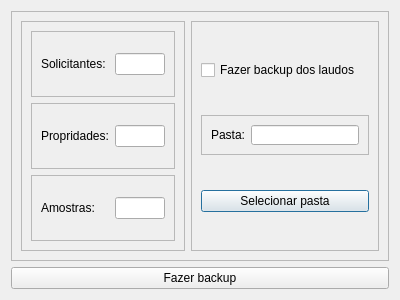
<?xml version="1.0" encoding="UTF-8"?>
<ui version="4.0">
 <class>Dialog</class>
 <widget class="QDialog" name="Dialog">
  <property name="geometry">
   <rect>
    <x>0</x>
    <y>0</y>
    <width>400</width>
    <height>300</height>
   </rect>
  </property>
  <property name="windowTitle">
   <string>Dialog</string>
  </property>
  <layout class="QVBoxLayout" name="verticalLayout">
   <item>
    <widget class="QFrame" name="frame">
     <property name="frameShape">
      <enum>QFrame::Shape::StyledPanel</enum>
     </property>
     <property name="frameShadow">
      <enum>QFrame::Shadow::Raised</enum>
     </property>
     <layout class="QHBoxLayout" name="horizontalLayout_4">
      <item>
       <widget class="QFrame" name="frame_2">
        <property name="maximumSize">
         <size>
          <width>175</width>
          <height>16777215</height>
         </size>
        </property>
        <property name="frameShape">
         <enum>QFrame::Shape::StyledPanel</enum>
        </property>
        <property name="frameShadow">
         <enum>QFrame::Shadow::Raised</enum>
        </property>
        <layout class="QVBoxLayout" name="verticalLayout_3">
         <item>
          <widget class="QFrame" name="frame_3">
           <property name="frameShape">
            <enum>QFrame::Shape::StyledPanel</enum>
           </property>
           <property name="frameShadow">
            <enum>QFrame::Shadow::Raised</enum>
           </property>
           <layout class="QHBoxLayout" name="horizontalLayout">
            <item>
             <widget class="QLabel" name="label">
              <property name="text">
               <string>Solicitantes:</string>
              </property>
             </widget>
            </item>
            <item>
             <widget class="QLineEdit" name="requester_count">
              <property name="maximumSize">
               <size>
                <width>50</width>
                <height>16777215</height>
               </size>
              </property>
              <property name="text">
               <string/>
              </property>
             </widget>
            </item>
           </layout>
          </widget>
         </item>
         <item>
          <widget class="QFrame" name="frame_4">
           <property name="frameShape">
            <enum>QFrame::Shape::StyledPanel</enum>
           </property>
           <property name="frameShadow">
            <enum>QFrame::Shadow::Raised</enum>
           </property>
           <layout class="QHBoxLayout" name="horizontalLayout_2">
            <item>
             <widget class="QLabel" name="label_2">
              <property name="text">
               <string>Propridades:</string>
              </property>
             </widget>
            </item>
            <item>
             <widget class="QLineEdit" name="property_count">
              <property name="maximumSize">
               <size>
                <width>50</width>
                <height>16777215</height>
               </size>
              </property>
              <property name="text">
               <string/>
              </property>
             </widget>
            </item>
           </layout>
          </widget>
         </item>
         <item>
          <widget class="QFrame" name="frame_5">
           <property name="frameShape">
            <enum>QFrame::Shape::StyledPanel</enum>
           </property>
           <property name="frameShadow">
            <enum>QFrame::Shadow::Raised</enum>
           </property>
           <layout class="QHBoxLayout" name="horizontalLayout_3">
            <item>
             <widget class="QLabel" name="label_3">
              <property name="text">
               <string>Amostras:</string>
              </property>
             </widget>
            </item>
            <item>
             <widget class="QLineEdit" name="sample_count">
              <property name="maximumSize">
               <size>
                <width>50</width>
                <height>16777215</height>
               </size>
              </property>
              <property name="text">
               <string/>
              </property>
             </widget>
            </item>
           </layout>
          </widget>
         </item>
        </layout>
       </widget>
      </item>
      <item>
       <widget class="QFrame" name="frame_6">
        <property name="frameShape">
         <enum>QFrame::Shape::StyledPanel</enum>
        </property>
        <property name="frameShadow">
         <enum>QFrame::Shadow::Raised</enum>
        </property>
        <layout class="QVBoxLayout" name="verticalLayout_2">
         <item>
          <widget class="QCheckBox" name="backup_checkbox">
           <property name="text">
            <string>Fazer backup dos laudos</string>
           </property>
          </widget>
         </item>
         <item>
          <widget class="QFrame" name="frame_7">
           <property name="maximumSize">
            <size>
             <width>16777215</width>
             <height>40</height>
            </size>
           </property>
           <property name="frameShape">
            <enum>QFrame::Shape::StyledPanel</enum>
           </property>
           <property name="frameShadow">
            <enum>QFrame::Shadow::Raised</enum>
           </property>
           <layout class="QHBoxLayout" name="horizontalLayout_5">
            <item>
             <widget class="QLabel" name="label_4">
              <property name="text">
               <string>Pasta:</string>
              </property>
             </widget>
            </item>
            <item>
             <widget class="QLineEdit" name="backup_path"/>
            </item>
           </layout>
          </widget>
         </item>
         <item>
          <widget class="QPushButton" name="select_folder">
           <property name="text">
            <string>Selecionar pasta</string>
           </property>
          </widget>
         </item>
        </layout>
       </widget>
      </item>
     </layout>
    </widget>
   </item>
   <item>
    <widget class="QPushButton" name="backup_button">
     <property name="text">
      <string>Fazer backup</string>
     </property>
    </widget>
   </item>
  </layout>
 </widget>
 <resources/>
 <connections/>
</ui>
